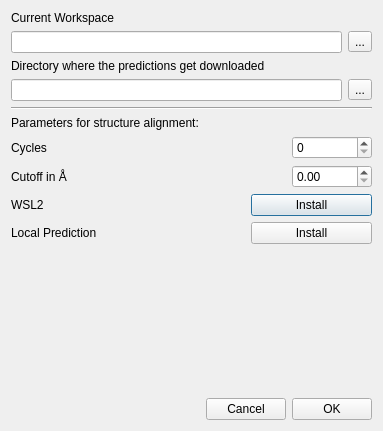
<?xml version="1.0" encoding="UTF-8"?>
<ui version="4.0">
 <class>Dialog</class>
 <widget class="QDialog" name="Dialog">
  <property name="geometry">
   <rect>
    <x>0</x>
    <y>0</y>
    <width>383</width>
    <height>431</height>
   </rect>
  </property>
  <property name="windowTitle">
   <string>Dialog</string>
  </property>
  <layout class="QVBoxLayout" name="verticalLayout">
   <item>
    <layout class="QVBoxLayout" name="verticalLayout_3">
     <item>
      <widget class="QLabel" name="label_3">
       <property name="text">
        <string>Current Workspace</string>
       </property>
      </widget>
     </item>
     <item>
      <layout class="QHBoxLayout" name="horizontalLayout_4">
       <item>
        <widget class="QLineEdit" name="txt_workspace_dir"/>
       </item>
       <item>
        <widget class="QToolButton" name="btn_workspace_dir">
         <property name="text">
          <string>...</string>
         </property>
        </widget>
       </item>
      </layout>
     </item>
    </layout>
   </item>
   <item>
    <layout class="QVBoxLayout" name="verticalLayout_2">
     <item>
      <widget class="QLabel" name="label_2">
       <property name="text">
        <string>Directory where the predictions get downloaded</string>
       </property>
      </widget>
     </item>
     <item>
      <layout class="QHBoxLayout" name="horizontalLayout_2">
       <item>
        <widget class="QLineEdit" name="txt_zip_storage_dir"/>
       </item>
       <item>
        <widget class="QToolButton" name="btn_zip_storage_dir">
         <property name="text">
          <string>...</string>
         </property>
        </widget>
       </item>
      </layout>
     </item>
    </layout>
   </item>
   <item>
    <layout class="QVBoxLayout" name="verticalLayout_4">
     <item>
      <widget class="Line" name="line">
       <property name="orientation">
        <enum>Qt::Horizontal</enum>
       </property>
      </widget>
     </item>
     <item>
      <widget class="QLabel" name="label_6">
       <property name="text">
        <string>Parameters for structure alignment:</string>
       </property>
      </widget>
     </item>
    </layout>
   </item>
   <item>
    <layout class="QHBoxLayout" name="horizontalLayout_5">
     <item>
      <widget class="QLabel" name="label_4">
       <property name="text">
        <string>Cycles</string>
       </property>
      </widget>
     </item>
     <item>
      <widget class="QSpinBox" name="spb_cycles">
       <property name="maximumSize">
        <size>
         <width>80</width>
         <height>16777215</height>
        </size>
       </property>
      </widget>
     </item>
    </layout>
   </item>
   <item>
    <layout class="QHBoxLayout" name="horizontalLayout_6">
     <item>
      <widget class="QLabel" name="label_5">
       <property name="text">
        <string>Cutoff in Å</string>
       </property>
      </widget>
     </item>
     <item>
      <widget class="QDoubleSpinBox" name="dspb_cutoff">
       <property name="maximumSize">
        <size>
         <width>80</width>
         <height>16777215</height>
        </size>
       </property>
      </widget>
     </item>
    </layout>
   </item>
   <item>
    <layout class="QHBoxLayout" name="horizontalLayout">
     <item>
      <widget class="QLabel" name="lbl_wsl2">
       <property name="text">
        <string>WSL2</string>
       </property>
      </widget>
     </item>
     <item>
      <widget class="QPushButton" name="btn_install_wsl2">
       <property name="maximumSize">
        <size>
         <width>121</width>
         <height>16777215</height>
        </size>
       </property>
       <property name="text">
        <string>Install</string>
       </property>
      </widget>
     </item>
    </layout>
   </item>
   <item>
    <layout class="QHBoxLayout" name="horizontalLayout_3">
     <item>
      <widget class="QLabel" name="lbl_local_prediction">
       <property name="text">
        <string>Local Prediction</string>
       </property>
      </widget>
     </item>
     <item>
      <widget class="QPushButton" name="btn_install_local_prediction">
       <property name="maximumSize">
        <size>
         <width>121</width>
         <height>16777215</height>
        </size>
       </property>
       <property name="text">
        <string>Install</string>
       </property>
      </widget>
     </item>
    </layout>
   </item>
   <item>
    <spacer name="verticalSpacer">
     <property name="orientation">
      <enum>Qt::Vertical</enum>
     </property>
     <property name="sizeType">
      <enum>QSizePolicy::MinimumExpanding</enum>
     </property>
     <property name="sizeHint" stdset="0">
      <size>
       <width>20</width>
       <height>48</height>
      </size>
     </property>
    </spacer>
   </item>
   <item>
    <layout class="QHBoxLayout" name="horizontalLayout_7">
     <item>
      <spacer name="horizontalSpacer">
       <property name="orientation">
        <enum>Qt::Horizontal</enum>
       </property>
       <property name="sizeHint" stdset="0">
        <size>
         <width>40</width>
         <height>20</height>
        </size>
       </property>
      </spacer>
     </item>
     <item>
      <widget class="QPushButton" name="btn_cancel">
       <property name="text">
        <string>Cancel</string>
       </property>
      </widget>
     </item>
     <item>
      <widget class="QPushButton" name="btn_ok">
       <property name="text">
        <string>OK</string>
       </property>
      </widget>
     </item>
    </layout>
   </item>
  </layout>
 </widget>
 <resources/>
 <connections/>
</ui>
